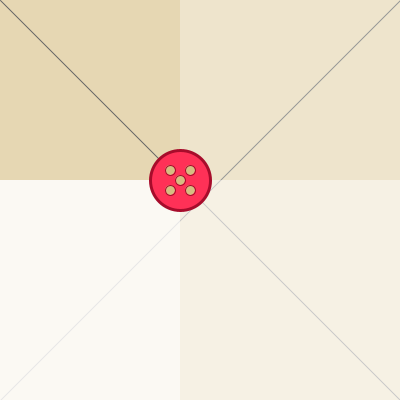
Frame 1 (no input)
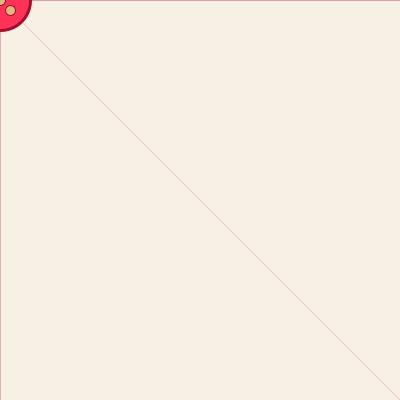
Frame 60 (the mouse pressed at the canvas centre just before this capture)
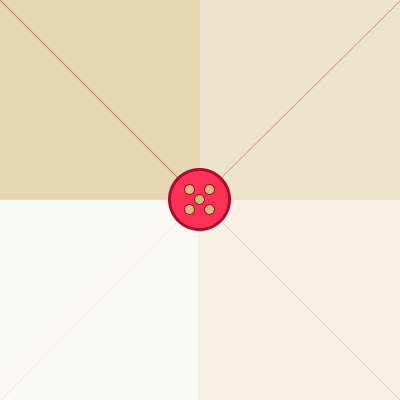
Frame 120 (the mouse held since frame 60 and released just before this capture)

The Processing sketch that drew these frames (run headless with seeded random() and noise(); from frame 60 on, the mouse is pressed at the canvas centre):

// Processing sketch: processing_129779
// ── processing_129779.pde

//Lauren Ruoff copyright 2014 lruoff

float x, y;
float diam;
float easingco;


void setup(){
  
  size (400, 400);
  background(255);
  frameRate(30);
  x = width/2;
  y = height/2;
  easingco = .1;
  diam = 60;
  
  
}

void draw() {
  background(214, 190, 130);
 
//corner lines 
  line(0, 0, x, y);
  line(0, 400, x, y);
  line(400, 0, x, y);
  line(400, 400, x, y);
  
  noCursor();
  float dx = mouseX - x;
  float dy = mouseY - y;
  
 x = x+(dx*easingco);
 y = y+(dy*easingco);
 
 
//white rectangles 
 noStroke();
 fill(255, 100);
 rect(0, 0, x, y);
 fill(255, 150);
 rect(x, 0, 400, y);
 fill(255, 200);
 rect(x, y, 400, 400);
 fill(255, 230);
 rect(0, y, x, 400);

//button circle 
  strokeWeight(3);
  stroke(167, 12, 43);
  fill(255, 49, 87);
  ellipse(x, y, diam, diam);
  
//button holes
 strokeWeight(1);
 stroke(167, 12, 43);
 fill(214, 190, 130);
 ellipse(x, y, 10, 10);
 ellipse(x+10, y+10, 10, 10);
 ellipse(x+10, y-10, 10, 10);
 ellipse(x-10, y-10, 10, 10);
 ellipse(x-10, y+10, 10, 10);
  
}
